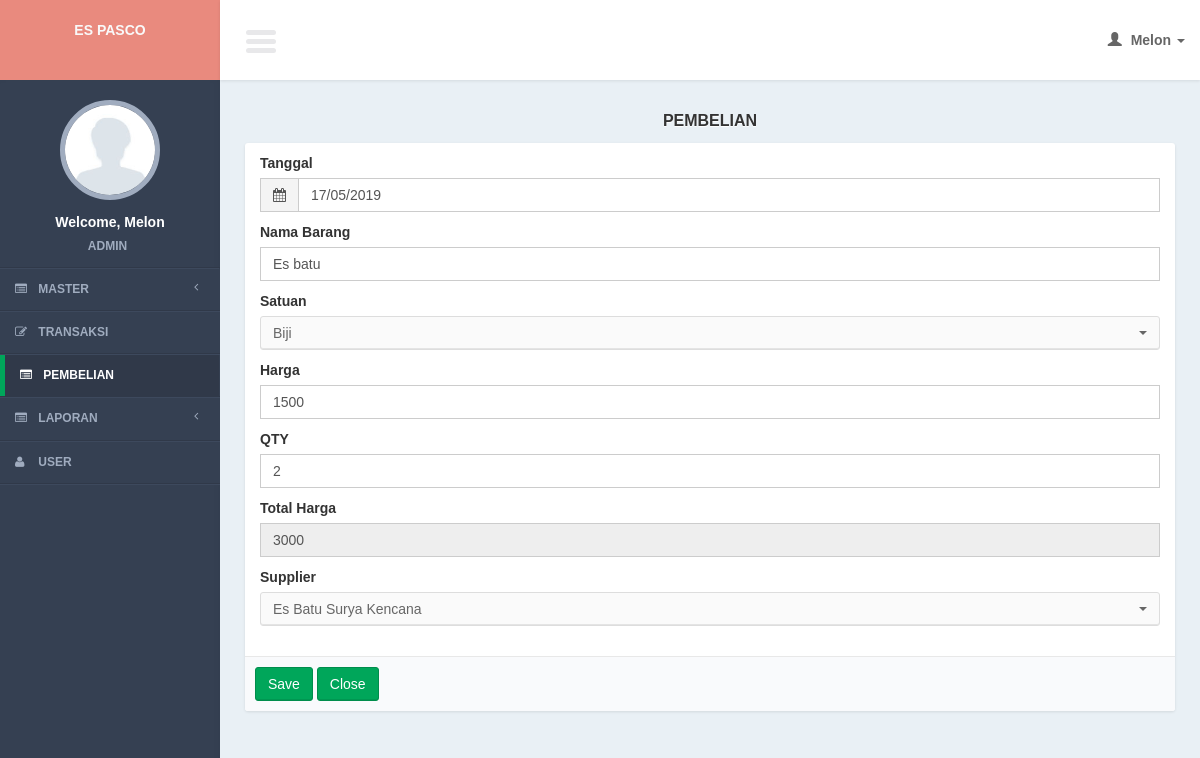
The app's page /controllers/purchase.php?page=form&id=6 (signed in) with its own data.
### tables this page shows
CREATE TABLE `purchases` (
  `purchase_id` int(11) NOT NULL,
  `purchase_date` date NOT NULL,
  `purchase_name` varchar(50) NOT NULL,
  `unit_id` int(11) NOT NULL,
  `purchase_qty` int(11) NOT NULL,
  `purchase_price` int(11) NOT NULL,
  `purchase_total` int(11) NOT NULL,
  `supplier_id` int(11) NOT NULL
);

CREATE TABLE `units` (
  `unit_id` int(11) NOT NULL,
  `unit_name` varchar(20) NOT NULL
);

CREATE TABLE `suppliers` (
  `supplier_id` int(11) NOT NULL,
  `supplier_name` varchar(50) NOT NULL,
  `supplier_phone` varchar(20) NOT NULL,
  `supplier_addres` varchar(100) NOT NULL
);

### models/purchase_model.php (called while the page is built, shortened)
<?php
function select_supplier(){
	global $mysqli;
	$query = mysqli_query($mysqli, "select * from suppliers order by supplier_id ");
	return $query;
}
function select_unit(){
	global $mysqli;
	$query = mysqli_query($mysqli, "select * from units");
	return $query;
}
function read_id($id){
	global $mysqli;
	$query = mysqli_query($mysqli, "select a.*,b.supplier_name,c.unit_name
			from purchases a
			join suppliers b on b.supplier_id = a.supplier_id
			join units c on c.unit_id = a.unit_id
			where purchase_id = '$id'");
	$result = mysqli_fetch_object($query);
	return $result;
}
?>

### lib/function.php (called while the page is built, shortened)
<?php
function get_header($title = ""){
	include '../views/layout/header.php';
}
function get_footer($query_find = 0){
	include '../views/layout/footer.php';
}
function format_date($date){
	if($date == "0000-00-00"){
		return "-";
	}else{
		$date = explode("-", $date);
		$new_date = $date[2]."/".$date[1]."/".$date[0];
		return $new_date;
	}
}
	?>

### views/purchase/form.php (the view, shortened to what this page needs)
    <section class="content">
        <div class="row">
            <div class="col-md-12">
              <div class="title_page"> <?= $title ?></div>
                 <form action="<?= $action?>" method="post" enctype="multipart/form-data" role="form">
                <div class="box box-cokelat">
                    <div class="box-body">
                            <div class="col-md-12">
                            <div class="form-group">
                            <label>Tanggal</label>
                            <div class="input-group">
                                <div class="input-group-addon">
                                    <i class="fa fa-calendar"></i>
                                </div>
                                <input type="text" required class="form-control pull-right" id="date_picker1" name="i_date" value="<?= $row->purchase_date ?>"/>
                            </div>
</div>
                            <div class="form-group">
                                <label>Nama Barang</label>
                                <input required type="text" name="i_name" class="form-control" placeholder="Masukkan nama barang..." value="<?= $row->purchase_name ?>"/>
                            </div>
                            <div class="form-group">
                                <label>Satuan</label>
                               <?php
                               while($r_unit = mysqli_fetch_array($query_unit)){
 ?>
                                 <option value="<?= $r_unit['unit_id'] ?>" <?php if($row->unit_id == $r_unit['unit_id']){ ?> selected="selected"<?php } ?>><?= $r_unit['unit_name']?></option>
                                 <?php
 }
?>
                            </div>
                            <div class="form-group">
                                <label>Harga</label>
                                <input required type="number" name="i_harga" id="i_harga" class="form-control" placeholder="Masukkan harga..." value="<?= $row->purchase_price ?>"/>
                            </div>
                            <div class="form-group">
                                <label>QTY</label>
                                <input required type="number" name="i_qty" id="i_qty" class="form-control" placeholder="Masukkan jumlah..." value="<?= $row->purchase_qty ?>" onChange="grand_total()" />
                            </div>
                            <div class="form-group">
                                <label>Total Harga</label>
                                <input required type="text" readonly name="i_total" id="i_total" class="form-control"  value="<?= $row->purchase_total ?>"/>
                            </div>
                            <div class="form-group">
                              <label>Supplier</label>
                               <?php
                               while($r_supplier = mysqli_fetch_array($query_supplier)){
 ?>
                                 <option value="<?= $r_supplier['supplier_id'] ?>" <?php if($row->supplier_id == $r_supplier['supplier_id']){ ?> selected="selected"<?php } ?>><?= $r_supplier['supplier_name']?></option>
                                 <?php
 }
?>
                      		</div>
                            </div>
                    </div>
                      <div class="box-footer">
                    <input class="btn btn-success" type="submit" value="Save"/>
                    <a href="<?= $close_button?>" class="btn btn-success" >Close</a>
                 </div>
                </div>
           </form>
            </div>
        </div>
    </section>

### css/AdminLTE.css (style rules this page uses)
html { font-family: 'Source Sans Pro', sans-serif; -webkit-font-smoothing: antialiased; min-height: 100%; background: #E9F0F5; }
body { font-family: 'Source Sans Pro', sans-serif; -webkit-font-smoothing: antialiased; min-height: 100%; background: #E9F0F5; }
a { color: #3c8dbc; }
.content { padding: 30px 10px; }
.form-control { -webkit-border-radius: 0px !important; -moz-border-radius: 0px !important; border-radius: 0px !important; box-shadow: none; }
.input-group .input-group-addon { border-radius: 0; background-color: #f4f4f4; }
.box { position: relative; margin-bottom: 20px; -webkit-border-radius: 3px; -moz-border-radius: 3px; border-radius: 3px !important; width: 100%; background:#fff; box-shadow: 0 1px 3px rgba(0, 0, 0, 0.1); }
.box .box-body { padding-top:10px; -webkit-border-top-left-radius: 0; -webkit-border-top-right-radius: 0; -webkit-border-bottom-right-radius: 3px; -webkit-border-bottom-left-radius: 3px; -moz-border-radius-topleft: 0; -moz-border-radius-topright: 0; -moz-border-radius-bottomright: 3px; -moz-border-radius-bottomleft: 3px; border-top-left-radius: 0; border-top-right-radius: 0; border-bottom-right-radius: 3px; border-bottom-left-radius: 3px; border-radius:3px; padding-bottom:20px; }
.box .box-footer { border-top: 1px solid #e8e8e8; -webkit-border-top-left-radius: 0; -webkit-border-top-right-radius: 0; -webkit-border-bottom-right-radius: 3px; -webkit-border-bottom-left-radius: 3px; -moz-border-radius-topleft: 0; -moz-border-radius-topright: 0; -moz-border-radius-bottomright: 3px; -moz-border-radius-bottomleft: 3px; border-top-left-radius: 0; border-top-right-radius: 0; border-bottom-right-radius: 3px; border-bottom-left-radius: 3px; background:#F9FAFC; padding: 10px; }
.btn { font-weight: 500; -webkit-border-radius: 3px; -moz-border-radius: 3px; border-radius: 3px; border: 1px solid transparent; -webkit-box-shadow: inset 0px -2px 0px 0px rgba(0, 0, 0, 0.09); -moz-box-shadow: inset 0px -2px 0px 0px rgba(0, 0, 0, 0.09); box-shadow: inset 0px -1px 0px 0px rgba(0, 0, 0, 0.09); }
.btn.btn-success { background-color: #00a65a; border-color: #008d4c; }
.title_page { font-size:medium; text-align:center; font-weight:bold; margin-bottom:10px; text-shadow: 0 1px 1px #ffffff; text-transform:uppercase; }

### css/tooltip/tooltip-classic.css (style rules this page uses)
html, body { margin:0; height:100%; }

### records on screen
purchases: i_date "17/05/2019", i_name "Es batu", i_harga "1500", i_qty "2", i_total "3000"
units: unit_name "Biji"
suppliers: supplier_name "Es Batu Surya Kencana"

### other values on screen
$user_data[0] "Melon"
$user_data[1] "ADMIN"
$title "PEMBELIAN"
